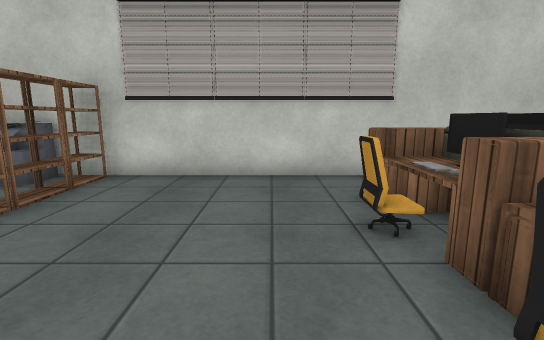
[1] (above)

16 first-person views from a walk through a scene from a Unity 3-D project. The camera is 1.3 m above the floor, tilts 10° down and sees 85° across. The floor is counted in squares, 1 m on a side. Each view is taken from the middle of a square. On the plan, view 1 faces up. The plan holds only what a view shows up to about 14 squares ahead; the rest is blank. Some animated figures are left out. Some surface patterns are stand-ins.

[2]
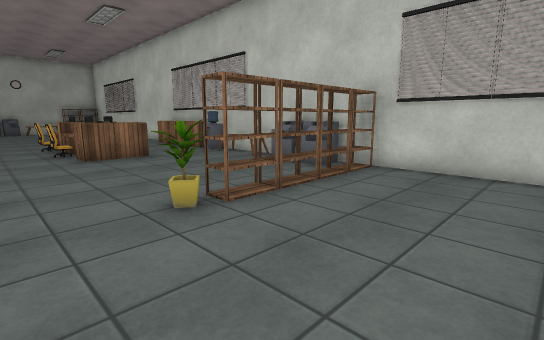

[3]
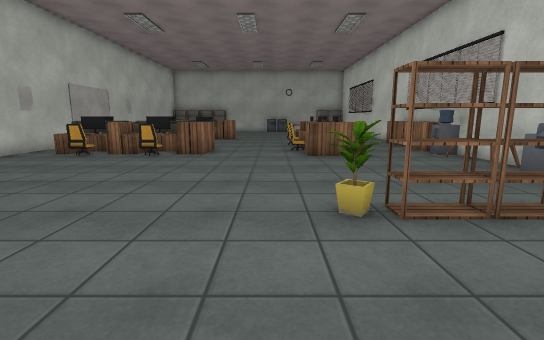

[4]
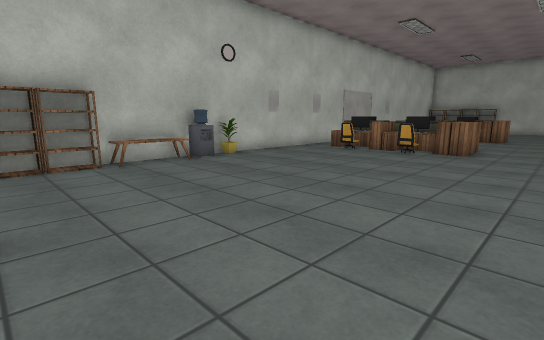

[5]
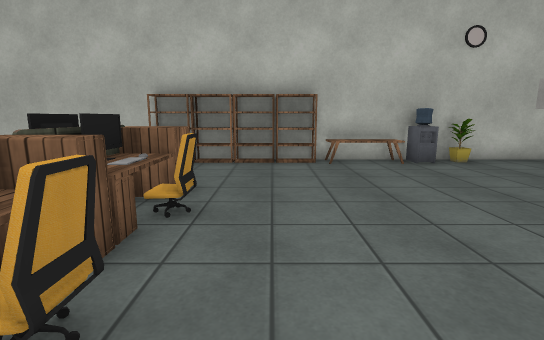

[6]
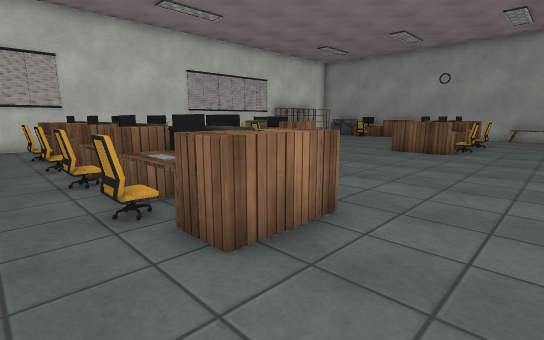

[7]
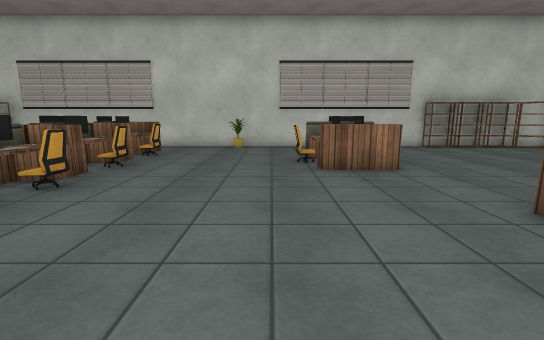

[8]
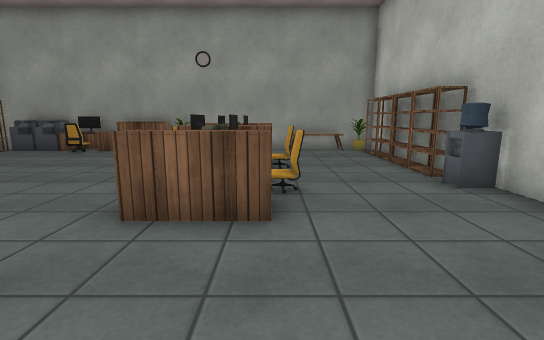

[9]
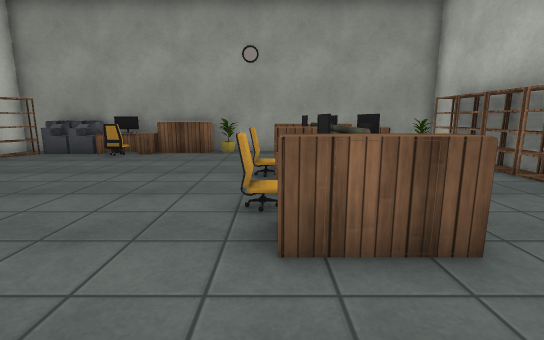

[10]
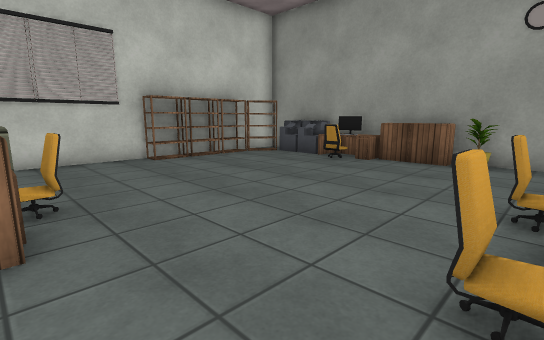

[11]
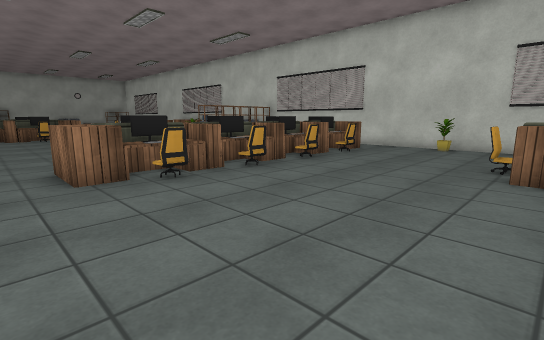

[12]
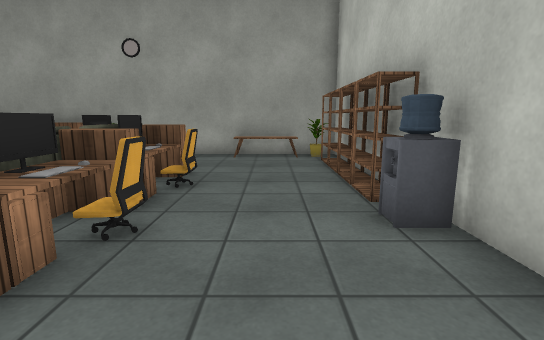

[13]
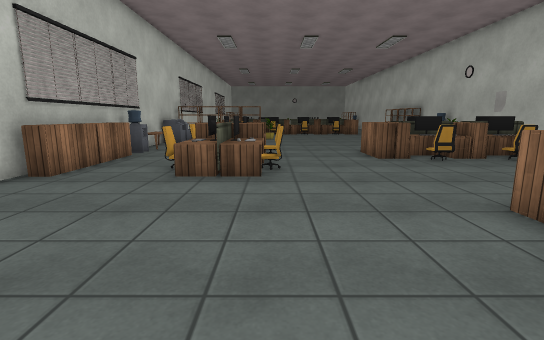

[14]
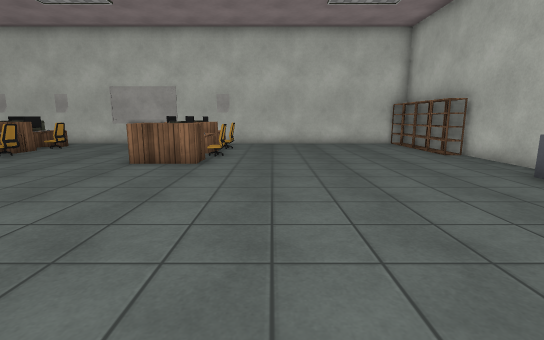

[15]
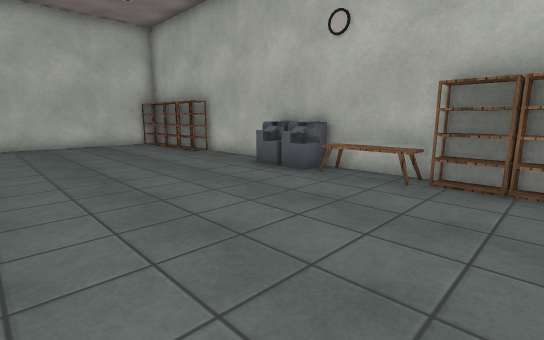

[16]
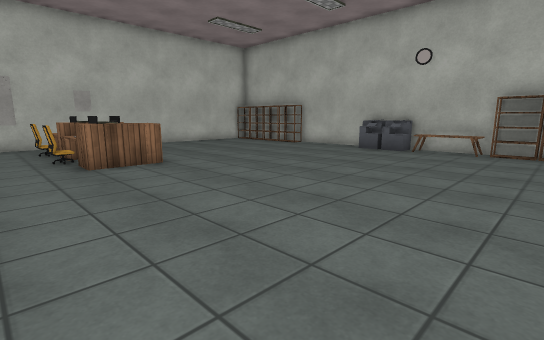

### Floor plan
Points are (right, up) in squares from view 1. A wall is a line through its corners. A room is listed if a view was taken in it or the views show most of it. See-through windows are left out.
Room 1 (views 1, 2, 3, 4, 5, 6, 7, 8, 9, 10, 11, 12, 13, 14, 15, 16)
walls: (-4.8, 5.9) (-5.8, 5.9); (-5.9, 5.9) (-6.8, 5.9); (-4.8, 6.2) (-5.3, 6.2) (-5.3, 5.6); (-4.8, 6.6) (-4.8, 5.7); (-6.4, 6.4) (-6.4, 5.6); (3.4, -9.3) (8.5, -9.3); (-14, -9.3) (-4.4, -9.3); (-18.6, -3.8) (-18.6, -4.4); (10.5, 2.9) (9.4, 2.9); (12.4, -4) (13.5, -4); (12.8, -3.7) (13.5, -3.7); (13.4, -3.7) (12.7, -3.7); (13.5, -4.1) (12.4, -4.1); (13.5, -4.3) (12.8, -4.3) (13.4, -4.3); (12.3, -9.3) (13.4, -9.3); (-21, -9.3) (-16.6, -9.3); (14.5, 6.7) (-16, 6.7); (16.1, -3.7) (15.4, -3.7); (16.1, -4.3) (15.4, -4.3); (-28.1, 1.5) (-28.1, -0.5); (20, 3.4) (20, 4.4) (19.6, 4.4); (-28.4, 0.4) (-28.4, -0.2) (-27.7, -0.2); (-27, -9.3) (-22.6, -9.3); (-28.4, 1.5) (-28.4, 0.9) (-27.7, 0.9); (-28.5, 0.4) (-27.7, 0.4); (20.2, 3.4) (20.2, 4) (19.6, 4); (19.4, -9.3) (20.7, -9.3) (20.7, -7.4); (20.5, 3.4) (19.7, 3.4); (-28.8, 1.4) (-27.8, 1.4); (20.7, 3.4) (20.7, 6.7) (18.4, 6.7); (20.7, -5.6) (20.7, 1.5); (-28.8, 5.9) (-28.8, -8.1)
low walls: (-4.8, 5.7) (-5.6, 5.7); (-5.9, 5.7) (-6.8, 5.7); (-5.9, -8.6) (-5.3, -8.6) (-5.3, -9); (6.8, 5.7) (6.2, 5.7); (-27.8, 1.4) (-27.8, -0.5); (19.7, 3.4) (19.7, 4.5)
objects: other object (-28, -9) to (-28, -8); bookshelf (-28, -7); bookshelf (-28, -6); bookshelf (-28, -5) to (-28, -4); other object (-28, 2) to (-28, 3); bookshelf (-28, 4) to (-28, 5); bookshelf (-28, 6); chair (-21, -4); other object (-20, -7); other object (-20, -6) to (-19, -5); other object (-20, -3); other object (-19, -8) to (-18, -8); other object (-19, -7); other object (-19, -5); other object (-19, -3) to (-18, -3); chair (-18, -7); other object (-18, -6) to (-18, -5); chair (-18, -4); chair (-15, 1) to (-14, 1); desk (-15, 2); desk (-15, 3) to (-14, 3); other object (-15, 6) to (-14, 6); other object (-14, 2); chair (-14, 4); chair (-13, -7); chair (-13, -4); other object (-13, 1) to (-13, 2); other object (-13, 3); other object (-13, 6) to (-12, 6); desk (-12, -8) to (-12, -7); other object (-12, -6); desk (-12, -5); other object (-12, -4); other object (-12, -3); chair (-12, 1); other object (-12, 4); desk (-11, -8); other object (-11, -7) to (-11, -6); other object (-11, -5); other object (-11, -3); other object (-11, 1) to (-11, 2); other object (-11, 3); other object (-11, 6); chair (-10, -7); chair (-10, -4); other object (-10, 2) to (-10, 3); other object (-10, 6) to (-8, 7); other object (-4, -9); other object (-4, 1); bookshelf (-4, 2) to (-4, 3); bookshelf (-4, 4); bookshelf (-4, 5); bookshelf (-4, 6); other object (-3, -9) to (-2, -8); bookshelf (-1, -9); bookshelf (0, -9) to (1, -9); chair (1, -4); chair (1, -2) to (1, -1); chair (1, 1); chair (1, 3) to (1, 4); bookshelf (2, -9); other object (2, -6) to (3, -6); other object (2, -5); keyboard (2, -4); other object (2, -3); desk (2, -2); other object (2, 0); other object (2, 2); keyboard (2, 3) to (2, 4); other object (2, 5) to (3, 5); bookshelf (3, -9); other object (3, -5); other object (3, -4); other object (3, -3); desk (3, -2) to (3, -1); other object (3, 0); other object (3, 1); other object (3, 2); chair (4, -4); chair (4, -2) to (4, -1); chair (4, 1); chair (4, 3) to (4, 4); other object (9, 1); chair (9, 2); other object (9, 3); other object (10, 0) to (11, 0); desk (10, 1) to (11, 1); other object (12, -5) to (12, -3); chair (12, 2); chair (13, -5); chair (13, -2); other object (14, -9); other object (14, -5); other object (14, -4) to (14, -3); bookshelf (15, -9); other object (15, -5) to (16, -5); other object (15, -4); bookshelf (15, 6) to (15, 7); bookshelf (16, -9); bookshelf (16, 6) to (17, 7); bookshelf (17, -9) to (18, -9); other object (17, -5) to (17, -4); other object (17, -3); bookshelf (17, 6) to (18, 7); bookshelf (19, -9); chair (19, 2) to (19, 3); bookshelf (19, 5) to (20, 6); other object (20, -7) to (21, -6); other object (20, -1); other object (20, 0) to (21, 1); other object (20, 2) to (20, 3); desk (21, 2) to (21, 3)

Positions as (right, up) in squares from view 1, and headings:
1: (0, 0), facing up
2: (0, -1), facing up-left
3: (0, 0), facing left
4: (1, 0), facing down-left
5: (0, 0), facing down
6: (0, -8), facing up-right
7: (8, -7), facing up
8: (8, -5), facing right
9: (9, -3), facing right
10: (11, -3), facing up-right
11: (10, -7), facing up-left
12: (10, -7), facing right
13: (-22, 1), facing right
14: (-22, 6), facing down
15: (-22, 6), facing down-left
16: (-16, 6), facing down-left
